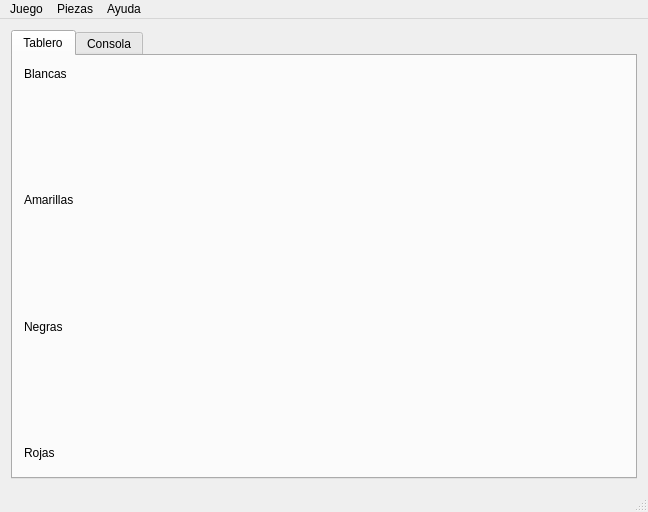
<?xml version="1.0" encoding="UTF-8"?>
<ui version="4.0">
 <class>MainWindow</class>
 <widget class="QMainWindow" name="MainWindow">
  <property name="geometry">
   <rect>
    <x>0</x>
    <y>0</y>
    <width>648</width>
    <height>512</height>
   </rect>
  </property>
  <property name="windowTitle">
   <string>Masterdrez 3D</string>
  </property>
  <widget class="QWidget" name="centralWidget">
   <layout class="QGridLayout" name="gridLayout">
    <item row="0" column="0">
     <widget class="QTabWidget" name="tabWidget">
      <property name="currentIndex">
       <number>0</number>
      </property>
      <widget class="QWidget" name="tab">
       <attribute name="title">
        <string>Tablero</string>
       </attribute>
       <layout class="QGridLayout" name="gridLayout_2">
        <item row="0" column="1" rowspan="11">
         <widget class="MyOpengl" name="canvas" native="true">
          <property name="sizePolicy">
           <sizepolicy hsizetype="Expanding" vsizetype="Expanding">
            <horstretch>0</horstretch>
            <verstretch>0</verstretch>
           </sizepolicy>
          </property>
          <property name="focusPolicy">
           <enum>Qt::StrongFocus</enum>
          </property>
          <property name="autoFillBackground">
           <bool>false</bool>
          </property>
         </widget>
        </item>
        <item row="4" column="0">
         <widget class="LCDNumber" name="Reloj_Amarillas">
          <property name="frameShape">
           <enum>QFrame::WinPanel</enum>
          </property>
          <property name="frameShadow">
           <enum>QFrame::Raised</enum>
          </property>
         </widget>
        </item>
        <item row="1" column="0">
         <widget class="LCDNumber" name="Reloj_Blancas">
          <property name="frameShape">
           <enum>QFrame::WinPanel</enum>
          </property>
          <property name="frameShadow">
           <enum>QFrame::Raised</enum>
          </property>
         </widget>
        </item>
        <item row="7" column="0">
         <widget class="LCDNumber" name="Reloj_Negras">
          <property name="frameShape">
           <enum>QFrame::WinPanel</enum>
          </property>
          <property name="frameShadow">
           <enum>QFrame::Raised</enum>
          </property>
         </widget>
        </item>
        <item row="10" column="0">
         <widget class="LCDNumber" name="Reloj_Rojas">
          <property name="frameShape">
           <enum>QFrame::WinPanel</enum>
          </property>
          <property name="frameShadow">
           <enum>QFrame::Raised</enum>
          </property>
         </widget>
        </item>
        <item row="5" column="0">
         <spacer name="verticalSpacer_2">
          <property name="orientation">
           <enum>Qt::Vertical</enum>
          </property>
          <property name="sizeHint" stdset="0">
           <size>
            <width>20</width>
            <height>82</height>
           </size>
          </property>
         </spacer>
        </item>
        <item row="0" column="0">
         <widget class="QLabel" name="label_3">
          <property name="text">
           <string>Blancas</string>
          </property>
         </widget>
        </item>
        <item row="6" column="0">
         <widget class="QLabel" name="label_5">
          <property name="text">
           <string>Negras</string>
          </property>
         </widget>
        </item>
        <item row="8" column="0">
         <spacer name="verticalSpacer_3">
          <property name="orientation">
           <enum>Qt::Vertical</enum>
          </property>
          <property name="sizeHint" stdset="0">
           <size>
            <width>20</width>
            <height>83</height>
           </size>
          </property>
         </spacer>
        </item>
        <item row="3" column="0">
         <widget class="QLabel" name="label_4">
          <property name="text">
           <string>Amarillas</string>
          </property>
         </widget>
        </item>
        <item row="9" column="0">
         <widget class="QLabel" name="label_6">
          <property name="text">
           <string>Rojas</string>
          </property>
         </widget>
        </item>
        <item row="2" column="0">
         <spacer name="verticalSpacer">
          <property name="orientation">
           <enum>Qt::Vertical</enum>
          </property>
          <property name="sizeHint" stdset="0">
           <size>
            <width>20</width>
            <height>83</height>
           </size>
          </property>
         </spacer>
        </item>
       </layout>
      </widget>
      <widget class="QWidget" name="tab_2">
       <attribute name="title">
        <string>Consola</string>
       </attribute>
       <layout class="QGridLayout" name="gridLayout_3">
        <item row="0" column="1">
         <spacer name="horizontalSpacer_2">
          <property name="orientation">
           <enum>Qt::Horizontal</enum>
          </property>
          <property name="sizeHint" stdset="0">
           <size>
            <width>406</width>
            <height>20</height>
           </size>
          </property>
         </spacer>
        </item>
        <item row="0" column="0">
         <widget class="QPushButton" name="borrarConsola">
          <property name="text">
           <string>Limpiar</string>
          </property>
         </widget>
        </item>
        <item row="1" column="0" colspan="2">
         <widget class="QPlainTextEdit" name="Mensajes_Juego">
          <property name="sizePolicy">
           <sizepolicy hsizetype="Expanding" vsizetype="Expanding">
            <horstretch>0</horstretch>
            <verstretch>0</verstretch>
           </sizepolicy>
          </property>
          <property name="minimumSize">
           <size>
            <width>0</width>
            <height>0</height>
           </size>
          </property>
          <property name="maximumSize">
           <size>
            <width>16777215</width>
            <height>16777215</height>
           </size>
          </property>
          <property name="readOnly">
           <bool>true</bool>
          </property>
         </widget>
        </item>
       </layout>
      </widget>
     </widget>
    </item>
   </layout>
  </widget>
  <widget class="QMenuBar" name="menuBar">
   <property name="geometry">
    <rect>
     <x>0</x>
     <y>0</y>
     <width>648</width>
     <height>21</height>
    </rect>
   </property>
   <widget class="QMenu" name="menuJuego">
    <property name="title">
     <string>Juego</string>
    </property>
    <widget class="QMenu" name="menuPacto">
     <property name="title">
      <string>Pacto</string>
     </property>
     <addaction name="actionRemoci_n"/>
     <addaction name="actionPaz"/>
     <addaction name="actionAsimilaci_n"/>
     <addaction name="actionDe_facto"/>
    </widget>
    <widget class="QMenu" name="menuIdioma">
     <property name="title">
      <string>Idioma</string>
     </property>
     <addaction name="actionEspa_ol"/>
     <addaction name="actionIngles"/>
    </widget>
    <widget class="QMenu" name="menuColor">
     <property name="title">
      <string>Color</string>
     </property>
     <addaction name="actionBlanco_Azul"/>
     <addaction name="actionBlanco_Verde"/>
     <addaction name="actionBlanco_Marron"/>
     <addaction name="actionBlanco_Gris"/>
    </widget>
    <widget class="QMenu" name="menuConvenio">
     <property name="title">
      <string>Convenio</string>
     </property>
     <addaction name="actionAislado"/>
     <addaction name="actionAlianza"/>
    </widget>
    <widget class="QMenu" name="menuJugar">
     <property name="title">
      <string>Jugar</string>
     </property>
     <addaction name="actionPartida_Humano_M_quina_3"/>
     <addaction name="actionPartida_Humano_Humano_3"/>
    </widget>
    <addaction name="menuConvenio"/>
    <addaction name="menuPacto"/>
    <addaction name="menuIdioma"/>
    <addaction name="menuColor"/>
    <addaction name="separator"/>
    <addaction name="menuJugar"/>
    <addaction name="separator"/>
    <addaction name="actionSalir"/>
   </widget>
   <widget class="QMenu" name="menuAyuda">
    <property name="title">
     <string>Ayuda</string>
    </property>
    <addaction name="actionLibro_de_ayuda"/>
    <addaction name="separator"/>
    <addaction name="actionAcerca_de"/>
   </widget>
   <widget class="QMenu" name="menuPiezas">
    <property name="title">
     <string>Piezas</string>
    </property>
    <addaction name="actionStauton"/>
    <addaction name="actionEgipcias"/>
   </widget>
   <addaction name="menuJuego"/>
   <addaction name="menuPiezas"/>
   <addaction name="menuAyuda"/>
  </widget>
  <widget class="QStatusBar" name="statusBar"/>
  <action name="actionAcerca_de">
   <property name="text">
    <string>Acerca de</string>
   </property>
  </action>
  <action name="actionEspa_ol">
   <property name="text">
    <string>Español</string>
   </property>
  </action>
  <action name="actionIngles">
   <property name="text">
    <string>Ingles</string>
   </property>
  </action>
  <action name="actionBlanco_Azul">
   <property name="text">
    <string>Blanco-Azul</string>
   </property>
  </action>
  <action name="actionBlanco_Verde">
   <property name="text">
    <string>Blanco-Verde</string>
   </property>
  </action>
  <action name="actionBlanco_Marron">
   <property name="text">
    <string>Blanco-Marrón</string>
   </property>
  </action>
  <action name="actionSalir">
   <property name="text">
    <string>Salir</string>
   </property>
  </action>
  <action name="actionLibro_de_ayuda">
   <property name="text">
    <string>Reglas del juego</string>
   </property>
  </action>
  <action name="actionBlanco_Gris">
   <property name="text">
    <string>Blanco-Gris</string>
   </property>
  </action>
  <action name="actionRemoci_n">
   <property name="text">
    <string>Remoción</string>
   </property>
  </action>
  <action name="actionPaz">
   <property name="text">
    <string>Paz</string>
   </property>
  </action>
  <action name="actionAsimilaci_n">
   <property name="text">
    <string>Asimilación</string>
   </property>
  </action>
  <action name="actionDe_facto">
   <property name="text">
    <string>De facto</string>
   </property>
  </action>
  <action name="actionAlianza">
   <property name="text">
    <string>Alianza</string>
   </property>
  </action>
  <action name="actionAislado">
   <property name="text">
    <string>Aislado</string>
   </property>
  </action>
  <action name="actionStauton">
   <property name="text">
    <string>Staunton</string>
   </property>
  </action>
  <action name="actionEgipcias">
   <property name="text">
    <string>Egipcias</string>
   </property>
  </action>
  <action name="actionPartida_Humano_M_quina_3">
   <property name="text">
    <string>Partida Humano - Máquina(3)</string>
   </property>
  </action>
  <action name="actionPartida_Humano_Humano_3">
   <property name="text">
    <string>Partida Humano - Humano(3)</string>
   </property>
  </action>
 </widget>
 <layoutdefault spacing="6" margin="11"/>
 <customwidgets>
  <customwidget>
   <class>MyOpengl</class>
   <extends>QWidget</extends>
   <header location="global">myopengl.h</header>
   <container>1</container>
  </customwidget>
  <customwidget>
   <class>LCDNumber</class>
   <extends>QFrame</extends>
   <header location="global">lcdnumber.h</header>
   <container>1</container>
  </customwidget>
 </customwidgets>
 <resources/>
 <connections/>
</ui>
